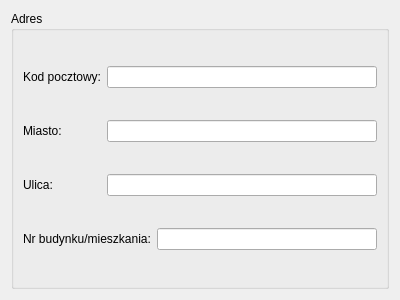
<?xml version="1.0" encoding="UTF-8"?>
<ui version="4.0">
 <class>thirdPage</class>
 <widget class="QWizardPage" name="thirdPage">
  <property name="geometry">
   <rect>
    <x>0</x>
    <y>0</y>
    <width>400</width>
    <height>300</height>
   </rect>
  </property>
  <property name="windowTitle">
   <string>WizardPage</string>
  </property>
  <layout class="QVBoxLayout" name="verticalLayout">
   <item>
    <widget class="QGroupBox" name="groupBox">
     <property name="title">
      <string>Adres</string>
     </property>
     <layout class="QGridLayout" name="gridLayout">
      <item row="0" column="0">
       <widget class="QLabel" name="label">
        <property name="text">
         <string>Kod pocztowy:</string>
        </property>
       </widget>
      </item>
      <item row="0" column="1" colspan="2">
       <widget class="QLineEdit" name="lineEditCode"/>
      </item>
      <item row="1" column="0">
       <widget class="QLabel" name="label_2">
        <property name="text">
         <string>Miasto:</string>
        </property>
       </widget>
      </item>
      <item row="1" column="1" colspan="2">
       <widget class="QLineEdit" name="lineEditTown"/>
      </item>
      <item row="2" column="0">
       <widget class="QLabel" name="label_3">
        <property name="text">
         <string>Ulica:</string>
        </property>
       </widget>
      </item>
      <item row="2" column="1" colspan="2">
       <widget class="QLineEdit" name="lineEdit_2Street"/>
      </item>
      <item row="3" column="0" colspan="2">
       <widget class="QLabel" name="label_4">
        <property name="text">
         <string>Nr budynku/mieszkania:</string>
        </property>
       </widget>
      </item>
      <item row="3" column="2">
       <widget class="QLineEdit" name="lineEdit_3Building"/>
      </item>
     </layout>
    </widget>
   </item>
  </layout>
 </widget>
 <resources/>
 <connections/>
</ui>
